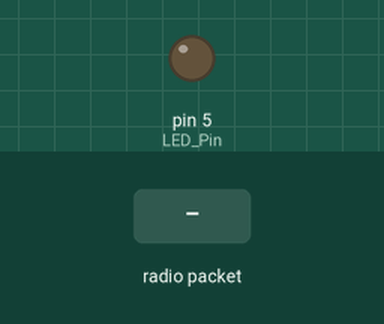
The sketch below on a simulated Arduino Uno, built with avr-gcc and run on an emulated ATmega328P. On the bench: output pins drawn as LEDs (lit = HIGH). The inputs (shaded band) are chosen by the test bench. No radio packets arrive unless stated; what the sketch prints to the serial monitor is not drawn.

Above: at 1.2 s.
1.3 s: radio packet "1" arrives
At 2.0 s:
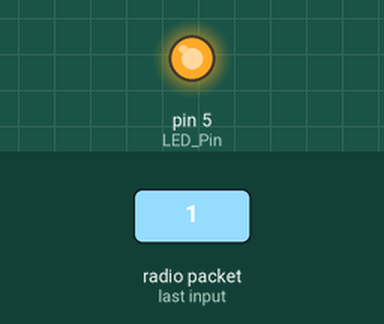
2.8 s: radio packet "0" arrives
At 3.2 s:
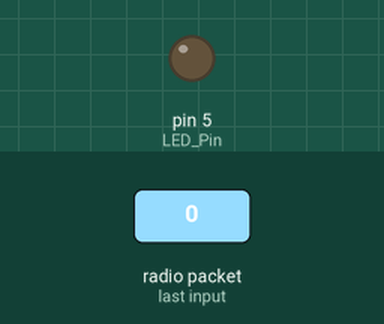
4.3 s: radio packet "2" arrives
At 5.5 s:
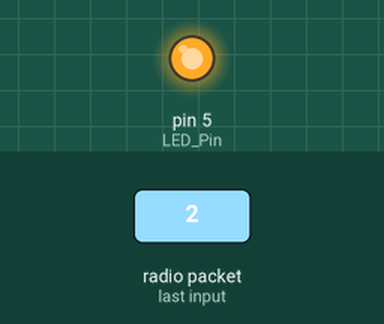
Timing chart, 0 to 7.3 s (numbered marks = the images above; inputs shaded):
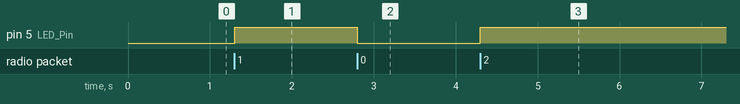

The sketch:

fourThirtyThree_Basic_Rx_solution.ino
```cpp
/*
  433 MHz RF Module Receiver Demonstration
  Demonstrates 433 MHz RF Receiver Module
  Use with fourThirtyThree_Basic_Tx

  adapted from
  https://dronebotworkshop.com/433mhz-rf-modules-arduino/
*/

// Include RadioHead Amplitude Shift Keying Library
#include <RH_ASK.h>

// Create Amplitude Shift Keying Object
// To specify different pins:
// rf_driver(rate, rx, tx)
RH_ASK rf_driver (2000, 2, 12);

int LED_Pin = 5;
bool LED_State = LOW;

void setup()
{
  // Initialize ASK Object
  rf_driver.init();

  // Setup Serial Monitor
  Serial.begin(9600);
  Serial.println("waiting for received data...");

  pinMode(LED_Pin, OUTPUT);
}

void loop()
{
  // Set buffer to size of largest expected message
  uint8_t buf[20];

  uint8_t buflen = sizeof(buf);

  // Check if there is a received packet
  if (rf_driver.recv(buf, &buflen))
  {
    Serial.print("length: " );
    Serial.println(buflen);

    // Message received with valid checksum
    Serial.print("Message Received: ");
    Serial.println((char*)buf);
    Serial.println("");

    // TODO: any time a message is received toggle the LED.
    if (LED_State == LOW) {
      // set the pin high
      digitalWrite(LED_Pin, HIGH);
      // toggle the variable
      LED_State = HIGH;
    }
    else {
      // set the pin low
      digitalWrite(LED_Pin, LOW);
      // toggle the variable
      LED_State = LOW;
    }

  }

}
```

Measured:
- after the input at 1.3 s, pin 5 (LED_Pin): LOW → HIGH at once
- after the input at 2.8 s, pin 5 (LED_Pin): HIGH → LOW at once
- after the input at 4.3 s, pin 5 (LED_Pin): LOW → HIGH at once
